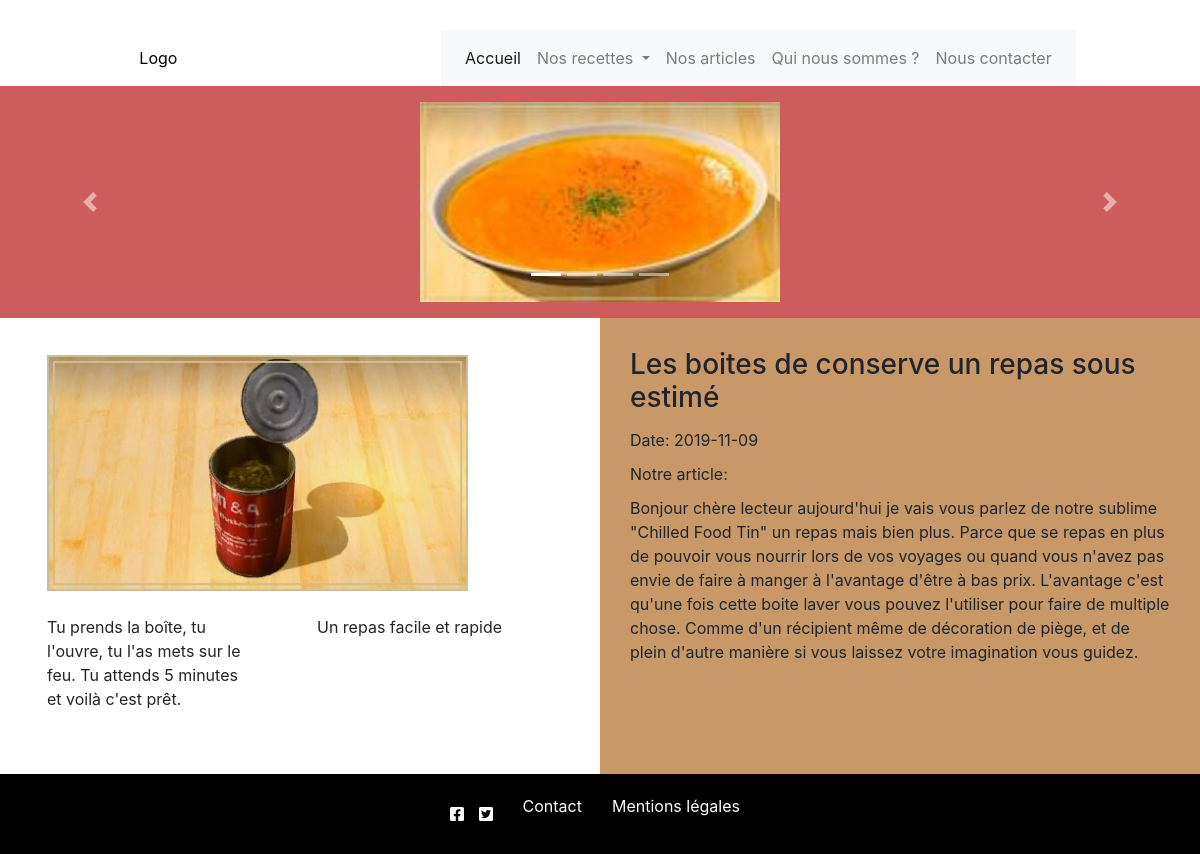
Screenshot of /front/index.php with the database file from the repository.
### tables this page shows
CREATE TABLE IF NOT EXISTS `image` (
  `idImage` int(4) NOT NULL AUTO_INCREMENT,
  `nomImage` varchar(50) DEFAULT NULL,
  `urlImage` varchar(500) DEFAULT NULL,
  PRIMARY KEY (`idImage`)
);

CREATE TABLE IF NOT EXISTS `recette` (
  `idRecette` int(4) NOT NULL AUTO_INCREMENT,
  `idOrigine` int(4) NOT NULL,
  `nomRecette` varchar(100) NOT NULL,
  `descriptionRecette` varchar(500) DEFAULT NULL,
  `dureeCuisson` varchar(100) DEFAULT NULL,
  `dureePreparation` varchar(100) DEFAULT NULL,
  `recetteRecette` varchar(5000) DEFAULT NULL,
  `effetsRecette` varchar(500) DEFAULT NULL,
  `idCategorie` int(4) NOT NULL,
  `idImage` int(4) DEFAULT NULL,
  `idEtat` int(4) DEFAULT NULL,
  PRIMARY KEY (`idRecette`),
  KEY `fkOrigine` (`idOrigine`),
  KEY `fkCategorie` (`idCategorie`),
  KEY `fkImage` (`idImage`),
  KEY `fkEtat` (`idEtat`)
);

CREATE TABLE IF NOT EXISTS `article` (
  `idArticle` int(4) NOT NULL AUTO_INCREMENT,
  `titreArticle` varchar(50) DEFAULT NULL,
  `contenuArticle` varchar(500) DEFAULT NULL,
  `dateArticle` date DEFAULT NULL,
  `idMembre` int(4) NOT NULL,
  `idRecette` int(4) NOT NULL,
  PRIMARY KEY (`idArticle`),
  KEY `fkMembre` (`idMembre`),
  KEY `fkRecetteArticle` (`idRecette`)
);

### front/index.php (the view, shortened to what this page needs)
<section id="caroussel">
    <?php include("carousel.php"); ?>
</section>
<section id="recette">
    <article class="recetteHome">
        <?php
            $base = connect();
            $ligne= $base->query("SELECT * FROM recette ORDER BY RAND() LIMIT 1")->fetch(PDO::FETCH_OBJ);
            $thumbnail = '<a href="recette.php?idrecette='.$ligne->idRecette.'">';
            $image= $base->query("SELECT urlImage FROM image WHERE idImage='".$ligne->idImage."'")->fetch(PDO::FETCH_OBJ);
            $image->urlImage = str_replace("_p", "_g", $image->urlImage);
            $thumbnail .= '<img src="'.$image->urlImage.'" alt="'.$ligne->nomRecette.'"></a>';
            $thumbnail .= '<p>'.$ligne->recetteRecette.'</p>';
            $thumbnail .= '<p>'.$ligne->descriptionRecette.'</p>';
            echo $thumbnail;
            ?>
    </article>
    <aside>
        <?php
        $ligne= $base->query("SELECT * FROM article ORDER BY dateArticle DESC LIMIT 1")->fetch(PDO::FETCH_OBJ);
        $thumbnail = '<h3>'.$ligne->titreArticle.'</h3>';
        $thumbnail .= '<ul><li>Date: '.$ligne->dateArticle.'</li>';
        $thumbnail .= '<li>Notre article: </li>';
        $thumbnail .= '<li>'.$ligne->contenuArticle.'</li></ul>';
        echo $thumbnail;
  ?>
    </aside>
</section>

### front/carousel.php (shortened to what this page needs)
<div id="carousel-example-generic" class="carousel slide" data-ride="carousel">
<ol class="carousel-indicators">
<?php
$base = connect();
$req_pre = $base->prepare("SELECT COUNT(urlImage) nb FROM image");
$req_pre->execute();
$ligne=$req_pre->fetch(PDO::FETCH_OBJ);
$nb = $ligne->nb;
while ($ligne) {
for ($i=0; $i < $nb; $i++) {
if($i==0){
	?> <li data-target="#moncaroussel" data-slide-to="<?php echo $i; ?>" class="active"></li> <?php
}else{
?>
<li data-target="#moncaroussel" data-slide-to="<?php echo $i; ?>"></li>
<?php
}
}
$ligne=$req_pre->fetch(PDO::FETCH_OBJ);
}
?>
</ol>
<div class="carousel-inner" role="listbox">
<?php
$req_pre = $base->prepare("SELECT urlImage FROM image");
$req_pre->execute();
$ligne=$req_pre->fetch(PDO::FETCH_OBJ);
$i=0;
while ($ligne) {
if($i==0){
	$i=1;
	?>
	<div class="carousel-item active">
	<center><img src="<?php echo $ligne->urlImage; ?>"></center>
	</div>
	<?php
}else{
	?>
	<div class="carousel-item">
	<center><img src="<?php echo $ligne->urlImage; ?>"></center>
	</div>
	<?php
}
?>
<?php
$ligne=$req_pre->fetch(PDO::FETCH_OBJ);
}
?>
</div>
<a class="carousel-control-prev" href="#carousel-example-generic" role="button" data-slide="prev">
<span class="carousel-control-prev-icon" aria-hidden="true"></span>
</a>
<a class="carousel-control-next" href="#carousel-example-generic" role="button" data-slide="next">
<span class="carousel-control-next-icon" aria-hidden="true"></span>
</a>
</div>

### css/front.css (style rules this page uses)
* { margin:0; padding:0; box-sizing:border-box; }
a,input, textarea { outline:none; }
a { text-decoration: none; display: inline-block; padding: 5px 15px; }
body { font-size: 1.2rem; }
header { justify-content: space-around; align-items: center; padding-top:30px; }
header ul { display: flex; list-style: none; height: 5vh; position: relative; }
header a { color: #000; }
object { width: 15vw; height: 15vh; pointer-events: none; }
#caroussel { background-color: indianred; padding: 2vh 0; }
#carousel-example-generic img { display: block; width: 30%; max-width: 60%; height: auto; max-height: 30vh; }
#recette { display: flex; flex-wrap: wrap; }
#recette>article { width: 50%; padding: 30px; display: flex; flex-wrap: wrap; }
#recette article img { display: inline-block; border: 2px solid #fff; width: auto; height: 30vh; }
#recette article p { width: 45%; margin-right: 5%; border:2px solid #fff; padding: 15px; }
#recette>aside { width: 50%; background-color: #c99868; padding: 30px; }
#recette>aside li { list-style-type: none; padding: 5px 0; }
footer { background-color: #000; color: #fff; height: 10vh; justify-content: center; align-items: center; }
#reseauxSociaux { margin-right:10px ; }
#reseauxSociaux a { padding: 5px; }
footer a { color: #fff; }

### rows the page displays
image: urlImage (picture)
recette: recetteRecette "Tu prends la boîte, tu l'ouvre, tu l'as mets sur le feu. Tu attends 5 minutes et voilà c'est prêt.", descriptionRecette "Un repas facile et rapide"
article: titreArticle "Les boites de conserve un repas sous estimé", dateArticle "2019-11-09", contenuArticle "Bonjour chère lecteur aujourd'hui je vais vous parlez de notre sublime \"Chilled Food Tin\" un repas mais bien plus. Parce que se repas en plus de pouvoir vous nourrir lors de vos voyages ou quand vous n'avez pas envie de faire à manger à l'avantage d'être à bas prix. L'avantage c'est qu'une fois cette boite laver vous pouvez l'utiliser pour faire de multiple chose. Comme d'un récipient même de décoration de piège, et de plein d'autre manière si vous laissez votre imagination vous guidez."
